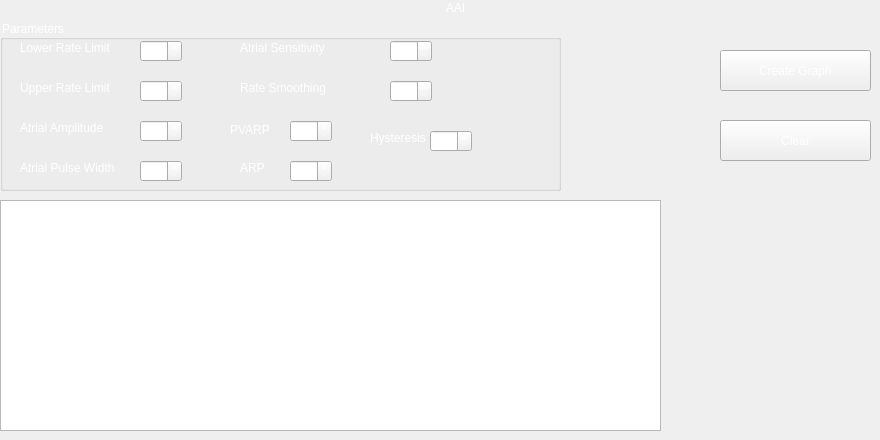
            <widget class="QWidget" name="page_3">
             <widget class="QGroupBox" name="groupBox_3">
              <property name="geometry">
               <rect>
                <x>0</x>
                <y>20</y>
                <width>561</width>
                <height>171</height>
               </rect>
              </property>
              <property name="styleSheet">
               <string notr="true">color: rgb(255, 255, 255);</string>
              </property>
              <property name="title">
               <string>Parameters</string>
              </property>
              <widget class="QLabel" name="label_19">
               <property name="geometry">
                <rect>
                 <x>20</x>
                 <y>100</y>
                 <width>101</width>
                 <height>16</height>
                </rect>
               </property>
               <property name="styleSheet">
                <string notr="true">color: rgb(255, 255, 255);</string>
               </property>
               <property name="text">
                <string>Atrial Amplitude</string>
               </property>
              </widget>
              <widget class="QSpinBox" name="spinBox_17">
               <property name="geometry">
                <rect>
                 <x>390</x>
                 <y>20</y>
                 <width>42</width>
                 <height>22</height>
                </rect>
               </property>
               <property name="styleSheet">
                <string notr="true">color: rgb(255, 255, 255);</string>
               </property>
              </widget>
              <widget class="QLabel" name="label_20">
               <property name="geometry">
                <rect>
                 <x>240</x>
                 <y>20</y>
                 <width>131</width>
                 <height>16</height>
                </rect>
               </property>
               <property name="styleSheet">
                <string notr="true">color: rgb(255, 255, 255);</string>
               </property>
               <property name="text">
                <string>Atrial Sensitivity</string>
               </property>
              </widget>
              <widget class="QLabel" name="label_21">
               <property name="geometry">
                <rect>
                 <x>20</x>
                 <y>20</y>
                 <width>101</width>
                 <height>16</height>
                </rect>
               </property>
               <property name="styleSheet">
                <string notr="true">color: rgb(255, 255, 255);</string>
               </property>
               <property name="text">
                <string>Lower Rate Limit</string>
               </property>
              </widget>
              <widget class="QLabel" name="label_22">
               <property name="geometry">
                <rect>
                 <x>20</x>
                 <y>60</y>
                 <width>101</width>
                 <height>16</height>
                </rect>
               </property>
               <property name="styleSheet">
                <string notr="true">color: rgb(255, 255, 255);</string>
               </property>
               <property name="text">
                <string>Upper Rate Limit</string>
               </property>
              </widget>
              <widget class="QSpinBox" name="spinBox_18">
               <property name="geometry">
                <rect>
                 <x>140</x>
                 <y>140</y>
                 <width>42</width>
                 <height>22</height>
                </rect>
               </property>
               <property name="styleSheet">
                <string notr="true">color: rgb(255, 255, 255);</string>
               </property>
              </widget>
              <widget class="QLabel" name="label_23">
               <property name="geometry">
                <rect>
                 <x>240</x>
                 <y>60</y>
                 <width>141</width>
                 <height>16</height>
                </rect>
               </property>
               <property name="styleSheet">
                <string notr="true">color: rgb(255, 255, 255);</string>
               </property>
               <property name="text">
                <string>Rate Smoothing</string>
               </property>
              </widget>
              <widget class="QSpinBox" name="spinBox_19">
               <property name="geometry">
                <rect>
                 <x>140</x>
                 <y>60</y>
                 <width>42</width>
                 <height>22</height>
                </rect>
               </property>
               <property name="styleSheet">
                <string notr="true">color: rgb(255, 255, 255);</string>
               </property>
              </widget>
              <widget class="QLabel" name="label_24">
               <property name="geometry">
                <rect>
                 <x>240</x>
                 <y>140</y>
                 <width>31</width>
                 <height>16</height>
                </rect>
               </property>
               <property name="styleSheet">
                <string notr="true">color: rgb(255, 255, 255);</string>
               </property>
               <property name="text">
                <string>ARP</string>
               </property>
              </widget>
              <widget class="QSpinBox" name="spinBox_20">
               <property name="geometry">
                <rect>
                 <x>140</x>
                 <y>20</y>
                 <width>42</width>
                 <height>22</height>
                </rect>
               </property>
               <property name="styleSheet">
                <string notr="true">color: rgb(255, 255, 255);</string>
               </property>
              </widget>
              <widget class="QSpinBox" name="spinBox_21">
               <property name="geometry">
                <rect>
                 <x>140</x>
                 <y>100</y>
                 <width>42</width>
                 <height>22</height>
                </rect>
               </property>
               <property name="styleSheet">
                <string notr="true">color: rgb(255, 255, 255);</string>
               </property>
              </widget>
              <widget class="QLabel" name="label_25">
               <property name="geometry">
                <rect>
                 <x>230</x>
                 <y>100</y>
                 <width>41</width>
                 <height>20</height>
                </rect>
               </property>
               <property name="styleSheet">
                <string notr="true">color: rgb(255, 255, 255);</string>
               </property>
               <property name="text">
                <string>PVARP</string>
               </property>
              </widget>
              <widget class="QSpinBox" name="spinBox_22">
               <property name="geometry">
                <rect>
                 <x>390</x>
                 <y>60</y>
                 <width>42</width>
                 <height>22</height>
                </rect>
               </property>
               <property name="styleSheet">
                <string notr="true">color: rgb(255, 255, 255);</string>
               </property>
              </widget>
              <widget class="QLabel" name="label_26">
               <property name="geometry">
                <rect>
                 <x>20</x>
                 <y>140</y>
                 <width>111</width>
                 <height>16</height>
                </rect>
               </property>
               <property name="styleSheet">
                <string notr="true">color: rgb(255, 255, 255);</string>
               </property>
               <property name="text">
                <string>Atrial Pulse Width</string>
               </property>
              </widget>
              <widget class="QSpinBox" name="spinBox_23">
               <property name="geometry">
                <rect>
                 <x>290</x>
                 <y>100</y>
                 <width>42</width>
                 <height>22</height>
                </rect>
               </property>
              </widget>
              <widget class="QSpinBox" name="spinBox_24">
               <property name="geometry">
                <rect>
                 <x>290</x>
                 <y>140</y>
                 <width>42</width>
                 <height>22</height>
                </rect>
               </property>
              </widget>
              <widget class="QLabel" name="label_7">
               <property name="geometry">
                <rect>
                 <x>370</x>
                 <y>110</y>
                 <width>61</width>
                 <height>16</height>
                </rect>
               </property>
               <property name="text">
                <string>Hysteresis</string>
               </property>
              </widget>
              <widget class="QSpinBox" name="spinBox_5">
               <property name="geometry">
                <rect>
                 <x>430</x>
                 <y>110</y>
                 <width>42</width>
                 <height>22</height>
                </rect>
               </property>
              </widget>
             </widget>
             <widget class="QGraphicsView" name="graphicsView_3">
              <property name="geometry">
               <rect>
                <x>0</x>
                <y>200</y>
                <width>661</width>
                <height>231</height>
               </rect>
              </property>
             </widget>
             <widget class="QPushButton" name="pushButton_5">
              <property name="geometry">
               <rect>
                <x>720</x>
                <y>50</y>
                <width>151</width>
                <height>41</height>
               </rect>
              </property>
              <property name="styleSheet">
               <string notr="true">font: 75 14pt &quot;MS Shell Dlg 2&quot;;
color: rgb(255, 255, 255);</string>
              </property>
              <property name="text">
               <string>Create Graph</string>
              </property>
             </widget>
             <widget class="QPushButton" name="pushButton_6">
              <property name="geometry">
               <rect>
                <x>720</x>
                <y>120</y>
                <width>151</width>
                <height>41</height>
               </rect>
              </property>
              <property name="styleSheet">
               <string notr="true">font: 75 14pt &quot;MS Shell Dlg 2&quot;;
color: rgb(255, 255, 255);</string>
              </property>
              <property name="text">
               <string>Clear</string>
              </property>
             </widget>
             <widget class="QLabel" name="label_27">
              <property name="geometry">
               <rect>
                <x>420</x>
                <y>0</y>
                <width>71</width>
                <height>16</height>
               </rect>
              </property>
              <property name="styleSheet">
               <string notr="true">color: rgb(255, 255, 255);
font: 75 14pt &quot;MS Shell Dlg 2&quot;;</string>
              </property>
              <property name="text">
               <string>AAI</string>
              </property>
              <property name="alignment">
               <set>Qt::AlignCenter</set>
              </property>
             </widget>
            </widget>
